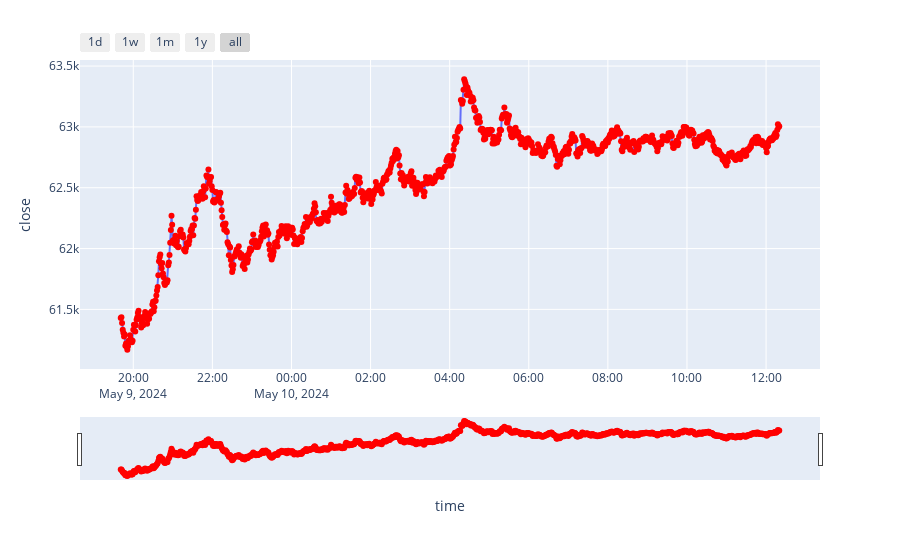

The cell this chart's notebook holds for it:
### Markdown cell above
- Plotly express

### Code cell
import plotly.express as px

# Assuming daily_data is a DataFrame with a 'date' column

fig = px.line(df, x='time', y='close', markers=True)
# Update the marker color
fig.update_traces(marker=dict(color='red'))

# Update the layout to include zooming functionality
fig.update_layout(
    xaxis=dict(
        rangeselector=dict(
            buttons=list([
                dict(count=1, label="1d", step="day", stepmode="backward"),
                dict(count=7, label="1w", step="day", stepmode="backward"),
                dict(count=1, label="1m", step="month", stepmode="backward"),
                dict(count=1, label="1y", step="year", stepmode="backward"),
                dict(step="all")
            ])
        ),
        rangeslider=dict(visible=True),
        type="date"
    )
)

fig.show()

### Figure 1 — Plotly figure (JSON) as saved in the notebook; plotly's stock layout.template omitted (floating-point values rounded to 4 significant figures; data arrays with more than 128 entries replaced by an {"elided": "..."} marker saying what was removed)
{"data": [{"hovertemplate": "time=%{x}<br>close=%{y}<extra></extra>", "legendgroup": "", "line": {"color": "#636efa", "dash": "solid"}, "marker": {"color": "red", "symbol": "circle"}, "mode": "lines+markers", "name": "", "orientation": "v", "showlegend": false, "type": "scatter", "x": {"elided": "1000 str values"}, "xaxis": "x", "y": {"elided": "1000 float values"}, "yaxis": "y"}], "layout": {"legend": {"tracegroupgap": 0}, "margin": {"t": 60}, "xaxis": {"anchor": "y", "domain": [0, 1], "rangeselector": {"buttons": [{"count": 1, "label": "1d", "step": "day", "stepmode": "backward"}, {"count": 7, "label": "1w", "step": "day", "stepmode": "backward"}, {"count": 1, "label": "1m", "step": "month", "stepmode": "backward"}, {"count": 1, "label": "1y", "step": "year", "stepmode": "backward"}, {"step": "all"}]}, "rangeslider": {"visible": true}, "title": {"text": "time"}, "type": "date"}, "yaxis": {"anchor": "x", "domain": [0, 1], "title": {"text": "close"}}}}
